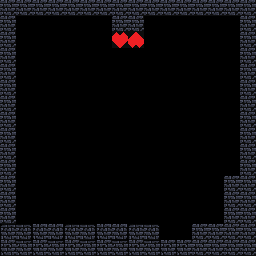

A 2D game scene composited from a Tiled map and its tileset images. What follows is a short description and the map's XML, with every tile layer's data as written:
An orthogonal 16x16 tile map with 16x16 px tiles, 1 tile layer (Tile Layer 1) and 10 objects (8x solid, 2x heart).

<map version="1.0" orientation="orthogonal" renderorder="right-down" width="16" height="16" tilewidth="16" tileheight="16" nextobjectid="20">
 <tileset firstgid="1" name="Brick" tilewidth="16" tileheight="16">
  <image source="brick_0.png" width="80" height="80" />
 </tileset>
 <layer name="Tile Layer 1" width="16" height="16">
  <data encoding="csv">
2,2,2,2,2,2,2,2,2,2,2,2,2,2,2,2,
2,1,1,1,1,1,1,2,2,1,1,1,1,1,1,2,
2,1,1,1,1,1,1,15,1073741839,1,1,1,0,0,1,2,
2,1,1,1,1,1,1,1,0,1,0,1,1,1,1,2,
2,1,1,1,0,1,1,1,1,1,1,1,1,1,1,2,
2,1,1,1,1,1,1,1,1,1,1,1,1,1,1,2,
2,1,1,1,1,1,1,1,1,1,1,1,1,1,1,2,
2,1,1,1,1,1,1,1,1,1,1,1,1,1,1,2,
2,1,1,1,1,1,1,1,1,1,1,1,0,1,0,2,
2,0,1,1,1,1,1,1,1,1,1,1,1,1,1,2,
2,0,1,1,1,1,1,1,1,0,0,1,1,0,1,2,
2,1,1,1,1,1,1,1,1,1,1,1,1,1,2,2,
2,1,1,1,1,1,1,1,1,1,1,1,1,1,2,2,
2,1,1,1,1,1,1,1,1,1,1,1,1,1,2,2,
11,12,13,14,11,12,13,14,11,12,1,1,2,2,2,2,
16,17,16,17,16,17,16,17,16,17,16,16,2,2,2,2
</data>
 </layer>
 <objectgroup name="Object Layer 1">
  <object id="7" name="subfloor1" type="solid" x="0" y="224" width="160" height="32" />
  <object id="8" name="subfloor2" type="solid" x="160" y="240" width="32" height="16" />
  <object id="9" name="subfloor3" type="solid" x="193.333" y="226.667" width="32" height="32" />
  <object id="10" name="subfloor4" type="solid" x="226" y="179.333" width="16" height="80" />
  <object id="11" name="rightwall" type="solid" x="241.333" y="18" width="16" height="235.333" />
  <object id="12" name="roof" type="solid" x="2.66667" y="2" width="254.667" height="16" />
  <object id="13" name="roof2" type="solid" x="114.667" y="18.6667" width="32" height="16" />
  <object id="14" name="leftwall" type="solid" x="1.33333" y="18" width="16" height="208" />
  <object id="18" name="heart1" type="heart" x="120.667" y="40" />
  <object id="19" name="heart2" type="heart" x="137.333" y="40.6667" />
 </objectgroup>
</map>
